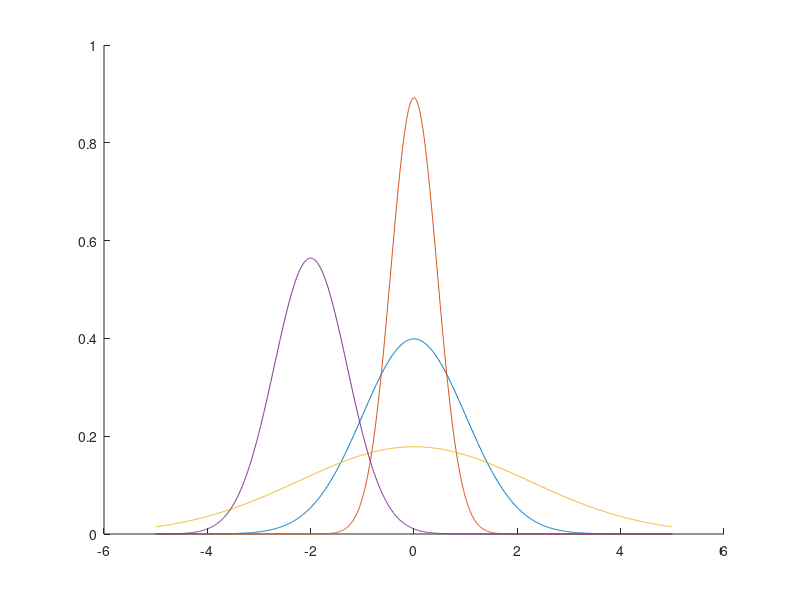
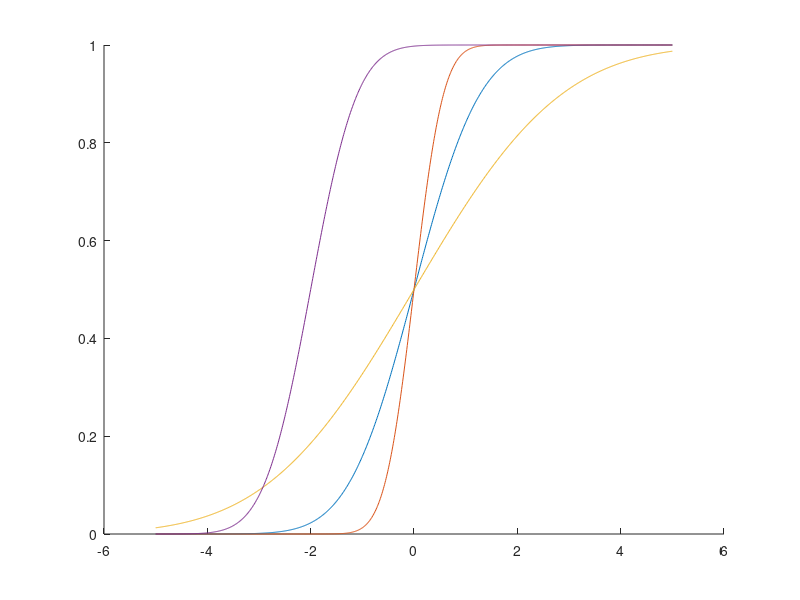
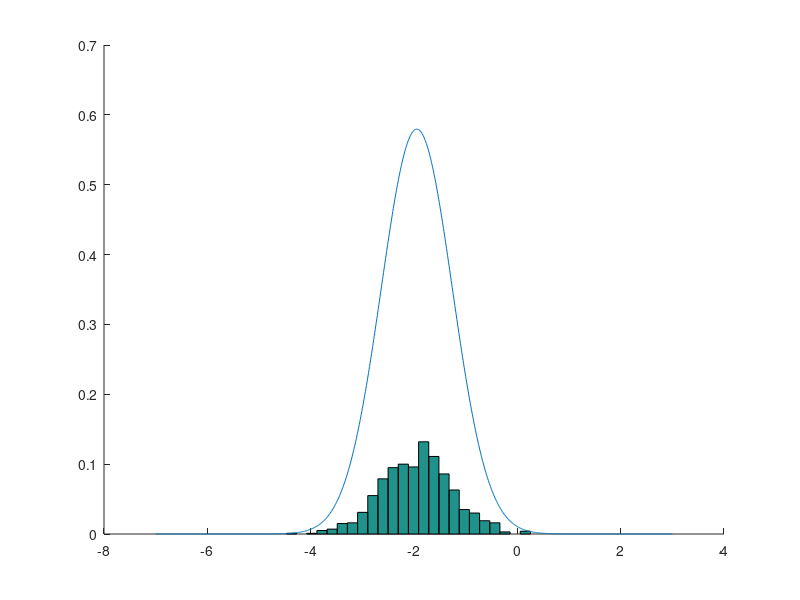
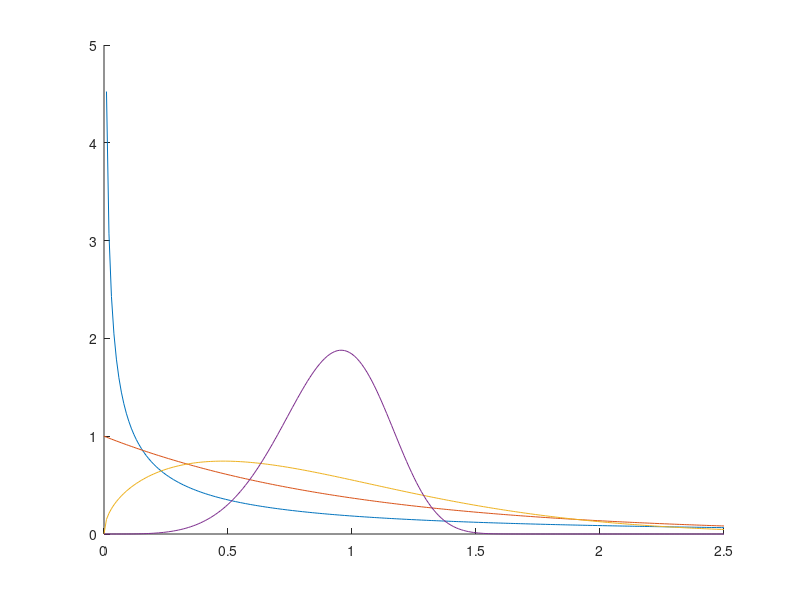

MATLAB code to generate these figures, in order:
% Seção 1
printf("==================\n");
printf("     Seção 1\n");
printf("==================\n");


% Tarefa 1
pkg load statistics;


% Tarefa 2
printf("\n\n\n==== Tarefa 2 ===\n");
FDP_Normal = @(x, mu, sigma) 1/sqrt(2.* pi .* sigma.^2).* exp(-(x-mu).^2/(2.*sigma.^2))


% Tarefa 3
printf("\n\n\n==== Tarefa 3 ===\n");
printf("FDP_Normal(0, 0, 1) - normpdf(0, 0, 1) = %f\n", FDP_Normal(0, 0, 1) - normpdf(0, 0, 1));
printf("FDP_Normal(0, 1, 2) - normpdf(0, 1, 2) = %f\n", FDP_Normal(0, 1, 2) - normpdf(0, 1, 2));
printf("Gerando a, b, c aleatórios entre 0 e 1 ...\n");
a = rand();
b = rand();
c = rand();
printf("a = %f\nb = %f\nc = %f\n", a, b, c);
printf("FDP_Normal(a, b, c) - normpdf(a, b, c) = %f\n", FDP_Normal(a, b, c) - normpdf(a, b, c));


% Tarefa 4
xx = -5:0.01:5;
hold on;
plot(xx, normpdf(xx, 0, 1));
plot(xx, normpdf(xx, 0, sqrt(0.2)));
plot(xx, normpdf(xx, 0, sqrt(5.0)));
plot(xx, normpdf(xx, -2, sqrt(0.5)));


% Tarefa 5
printf("\n\n\n==== Tarefa 5 ===\n");
FDA_Normal = @(x, mu, sigma) 1/2 * (1 + erf((x-mu)/(sigma * sqrt(2))))
printf("FDA_Normal(0, 0, 1) - normcdf(0, 0, 1) = %f\n", FDA_Normal(0, 0, 1) - normcdf(0, 0, 1));
printf("FDA_Normal(0, 1, 2) - normcdf(0, 1, 2) = %f\n", FDA_Normal(0, 1, 2) - normcdf(0, 1, 2));
printf("Gerando a, b, c aleatórios entre 0 e 1 ...\n");
a = rand();
b = rand();
c = rand();
printf("a = %f\nb = %f\nc = %f\n", a, b, c);
printf("FDA_Normal(a, b, c) - normcdf(a, b, c) = %f\n", FDA_Normal(a, b, c) - normcdf(a, b, c));

figure()
hold on
plot(xx, normcdf(xx, 0, 1));
plot(xx, normcdf(xx, 0, sqrt(0.2)));
plot(xx, normcdf(xx, 0, sqrt(5.0)));
plot(xx, normcdf(xx, -2, sqrt(0.5)));


% Tarefa 6
printf("\n\n\n==== Tarefa 6 ===\n");
printf("FDA = 0.99  ==>   1/2 * (1 + erf((x-mu)/(sigma * sqrt(2)))) = 0.99   ==>\n");
printf("erf((x-mu)/(sigma * sqrt(2))) = (0.99 * 2) - 1   ==>   x = erfinv((0.99 * 2) - 1) * sigma * sqrt(2) + mu\n");
printf("x = erfinv(0.98) * sqrt(0.5) * sqrt(2) + (-2)\n");
printf("x = erfinv(49/50) - 2\n");
x = erfinv(49/50) - 2


% Tarefa 7



% Tarefa 8
semente = 2021;
randn('seed', semente);
n = 1000;
mu = -2;
sigma = 0.7;
xx = mu + sigma .* randn(1, n);


% Tarefa 9
printf("\n\n\n==== Tarefa 9 ===\n");
mu_estimate = 1/n * sum(xx)
sigma_estimate = sqrt(1/(n-1)*sumsq(xx - mu_estimate))
printf("|mu_estimate - mu| = %f\n",  abs(mu_estimate - mu));
printf("|sigma_estimate - sigma| = %f\n",  abs(sigma_estimate - sigma));


% Tarefa 10




% Seção 2
printf("\n\n\n");
printf("==================\n");
printf("     Seção 2\n");
printf("==================\n");


% Tarefa 1 - Alinhar histograma com curva
figure();
hold on;
printf("\n==== Tarefa 1 ===\n");
k = ceil(1 + 3.322 * log(n))
[nn_hist xx_hist] = hist(xx, k, 1);
hist(xx, k, 1)


% Tarefa 2
xx_fit = -7:0.01:3;
plot(xx_fit, normpdf(xx_fit, mu_estimate, sigma_estimate));
yy_hat = normpdf(xx_hist, mu_estimate, sigma_estimate);
RSS = sumsq(yy_hat - nn_hist)




% Seção 3
printf("\n\n\n");
printf("==================\n");
printf("     Seção 3\n");
printf("==================\n");


% Tarefa 1
printf("\n==== Tarefa 1 ===\n");
FDP_Weibull = @(x, lambda, k) k/lambda .* (x./lambda)^(k-1) .* exp(-(x./lambda).^k)


% Tarefa 2
printf("\n\n\n==== Tarefa 2 ===\n");
printf("FDP_Weibull(1, 0.5, 1) - wblpdf(1, 0.5, 1) = %f\n", FDP_Weibull(1, 0.5, 1) - wblpdf(1, 0.5, 1));
printf("FDP_Weibull(1, 1.5, 2) - wblpdf(1, 1.5, 2) = %f\n", FDP_Weibull(1, 1.5, 2) - wblpdf(1, 1.5, 2));
printf("Gerando a, b, c aleatórios entre 0 e 1 ...\n");
a = rand();
b = rand();
c = rand();
printf("a = %f\nb = %f\nc = %f\n", a, b, c);
printf("FDP_Weibull(a, b, c) - wblpdf(a, b, c) = %f\n", FDP_Weibull(a, b, c) - wblpdf(a, b, c));


% Tarefa 3
figure();
hold on;
xx = 0:0.01:2.5;
plot(xx, wblpdf(xx, 1, 0.5));
plot(xx, wblpdf(xx, 1, 1));
plot(xx, wblpdf(xx, 1, 1.5));
plot(xx, wblpdf(xx, 1, 5));


% Tarefa 4
printf("\n\n\n==== Tarefa 4 ===\n");
FDA_Weibull = @(x, lambda, k) 1 - exp(-(x ./ lambda).^k)

printf("FDA_Weibull(1, 0.5, 1) - wblcdf(1, 0.5, 1) = %f\n", FDA_Weibull(1, 0.5, 1) - wblcdf(1, 0.5, 1));
printf("FDA_Weibull(1, 1.5, 2) - wblcdf(1, 1.5, 2) = %f\n", FDA_Weibull(1, 1.5, 2) - wblcdf(1, 1.5, 2));
printf("Gerando a, b, c aleatórios entre 0 e 1 ...\n");
a = rand();
b = rand();
c = rand();
printf("a = %f\nb = %f\nc = %f\n", a, b, c);
printf("FDA_Weibull(a, b, c) - wblcdf(a, b, c) = %f\n", FDA_Weibull(a, b, c) - wblcdf(a, b, c));

figure();
hold on;
xx = 0:0.01:2.5;
plot(xx, wblcdf(xx, 1, 0.5));
plot(xx, wblcdf(xx, 1, 1));
plot(xx, wblcdf(xx, 1, 1.5));
plot(xx, wblcdf(xx, 1, 5));


% Tarefa 5
xx = wblrnd(1, 1, [1 1000]);


% Tarefa 6 - Usar wblfit
printf("\n\n\n==== Tarefa 6 ===\n");
phi = @(xx, k) (mean(xx .^ k .* log(xx))/mean(xx .^ k) - mean(log(xx))) ^ (-1);
k_estimate = 1;
erro = inf;
while (erro > 10^(-14))
	k_old = k_estimate;
	k_estimate = phi(xx, k_estimate);
	erro = abs((k_estimate - k_old)/k_old);
endwhile
k
lambda_estimate = mean(xx .^ k_estimate) ^ (1/k_estimate)


% Tarefa 7 - Corrigir
figure();
hold on;
printf("\n\n\n==== Tarefa 7 ===\n");
k = ceil(1 + 3.322 * log(n))
[nn_hist xx_hist] = hist(xx, k, 1);
hist(xx, k, 1);

xx_fit = 0:0.01:8;
plot(xx_fit, wblpdf(xx_fit, lambda_estimate, k_estimate));
% yy_hat = wblpdf(xx_hist, lambda_estimate, k_estimate);
% RSS = sumsq(yy_hat - nn_hist)


% Tarefa 8
printf("\n\n\n==== Tarefa 8 ===\n");
mu_estimate = 1/n * sum(xx)
sigma_estimate = sqrt(1/(n-1)*sumsq(xx - mu_estimate))
printf("|mu_estimate - mu| = %f\n",  abs(mu_estimate - mu));
printf("|sigma_estimate - sigma| = %f\n",  abs(sigma_estimate - sigma));
plot(xx_fit, normpdf(xx_fit, mu_estimate, sigma_estimate));
% yy_hat = normpdf(xx_fit, mu_estimate, sigma_estimate);
% RSS = sumsq(yy_hat - nn_hist)

